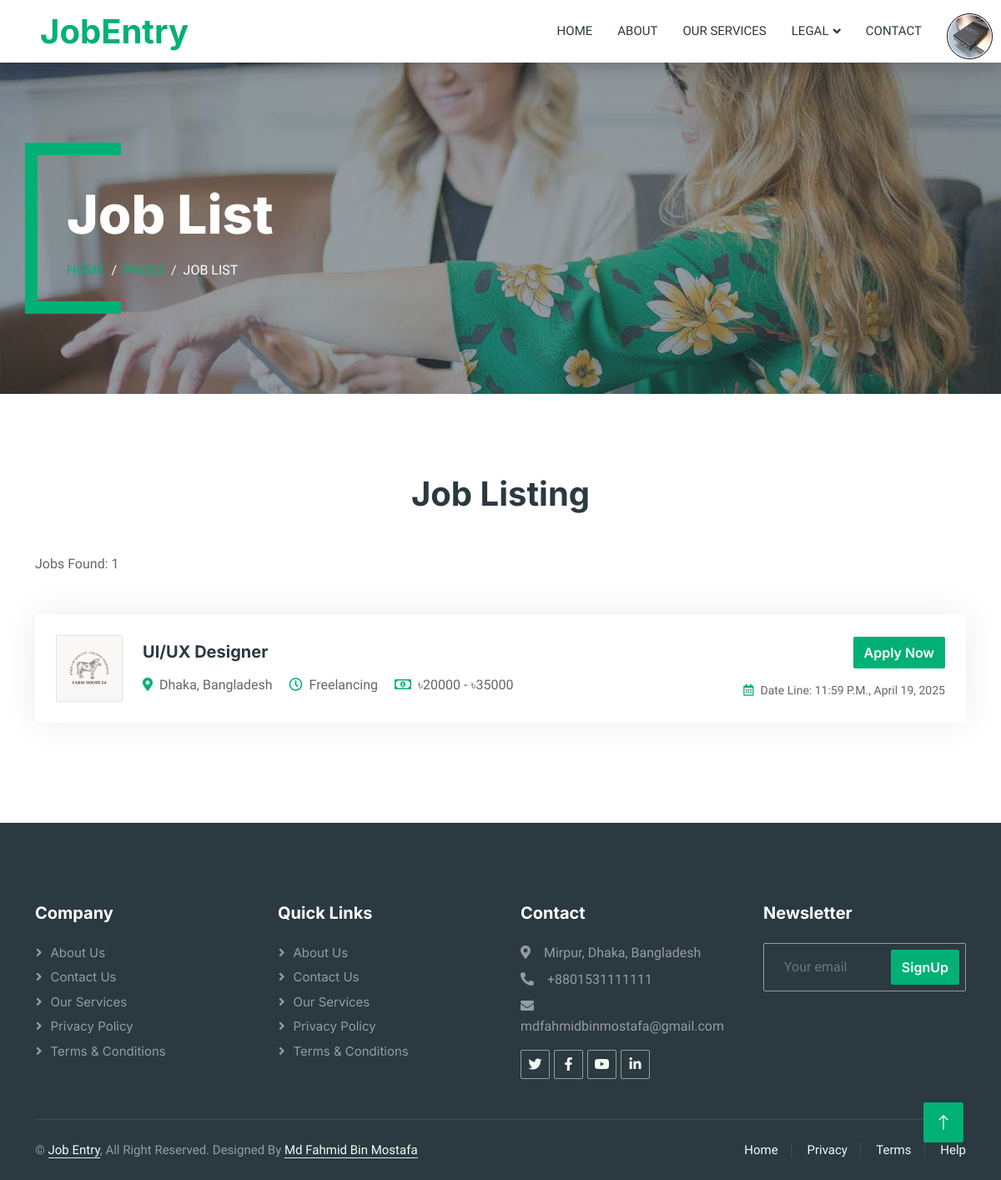
Screenshot of /get_job/design-creative (signed in) with the database file from the repository.
### jobapp/models.py (models this page shows, shortened)
class CustomUser(AbstractUser):
    USER = ((1, 'Recruiter'),
            (2, 'Applicant'))
    profile_pic = models.ImageField(upload_to='profile_pic', null=True)
    user_type = models.CharField(choices=USER, max_length=20, null=True)
    reset_token = models.CharField(max_length=100, null=True, blank=True)

class Job(models.Model):
    company_name = models.ForeignKey(Recuiter, on_delete=models.CASCADE)
    email = models.EmailField(null=True)
    description = CKEditor5Field(config_name='default')
    website = models.CharField(max_length=50, null=True, blank=True)
    position = models.CharField(max_length=100)
    slug = AutoSlugField(populate_from='position', unique=True)
    min_salary = models.IntegerField()
    max_salary = models.IntegerField()
    job_type = models.ForeignKey(Type, null=True, on_delete=models.CASCADE)
    category = models.ForeignKey(Category, on_delete=models.CASCADE, null=True)
    post_date = models.DateField(auto_now_add=True, null=True)
    post_time = models.TimeField(auto_now_add=True, null=True)
    apply_date = models.DateField(null=True)
    apply_time = models.TimeField(null=True)
    vacancy = models.IntegerField(null=True)
    responsibility = CKEditor5Field(config_name='default', null=True, blank=True)
    qualification = CKEditor5Field(config_name='default', null=True, blank=True)

class Recuiter(models.Model):
    user = models.OneToOneField(CustomUser, on_delete=models.CASCADE, null=True)
    first_name = models.CharField(max_length=50, null=True)
    last_name = models.CharField(max_length=50, null=True)
    state = models.CharField(max_length=50)
    country = models.CharField(max_length=50)
    company = models.CharField(max_length=50)
    logo = models.ImageField(upload_to='company_logo')

class Type(models.Model):
    job_type = models.CharField(max_length=50)
    def __str__(self):
        return self.job_type

### jobapp/views.py (the view)
# urls.py: path('get_job/<slug>', views.get_job, name='get_job'),
def get_job(request, slug):
    remain_date = None
    remain_time = ''
    job = Job.objects.filter(category__slug=slug)
    job_count = job.count()
    current_date = datetime.now().date()
    current_time = datetime.now().time()
    def convert_to_timedelta(time_value):
        return timedelta(hours=time_value.hour, minutes=time_value.minute, seconds=time_value.second)
    current_time_timedelta = convert_to_timedelta(current_time)
    for i in job:
        remain_date = i.apply_date - current_date
        apply_time_timedelta = convert_to_timedelta(i.apply_time)
        remain_time = apply_time_timedelta - current_time_timedelta
        if remain_date.days ==  0 and remain_time.total_seconds() < 0:
            i.delete()
    context = {
        'job': job,
        'job_count': job_count,
        'remain_date': remain_date,
        'remain_time': remain_time
    }
    return render(request, 'job-list.html', context)

### jobapp/views.py (called while the page is built)
def notification_processor(request):
    if request.user.is_authenticated:
        if request.user.user_type == '2':  # Applicant
            unread_count = Notification.objects.filter(user=request.user, is_read=False).count()
            return {'unread_notification_count': unread_count}
    return {'unread_notification_count': 0}

### templates/job-list.html (shortened to what this page needs)
{% extends 'base.html' %}
{% block content %}
{% load static %}
        <div class="container-xxl py-5 bg-dark page-header mb-5">
            <div class="container my-5 pt-5 pb-4">
                <h1 class="display-3 text-white mb-3 animated slideInDown">Job List</h1>
                <nav aria-label="breadcrumb">
                    <ol class="breadcrumb text-uppercase">
                        <li class="breadcrumb-item"><a href="#">Home</a></li>
                        <li class="breadcrumb-item"><a href="#">Pages</a></li>
                        <li class="breadcrumb-item text-white active" aria-current="page">Job List</li>
                    </ol>
                </nav>
            </div>
        </div>
        <div class="container-xxl py-5">
            <div class="container">
                <h1 class="text-center mb-5">Job Listing</h1>
                <p class="text-left mb-5">Jobs Found: {{job_count}} </p>
                        {% for job in job %}
                            <div class="job-item p-4 mb-4">
                                <div class="row g-4">
                                    <div class="col-sm-12 col-md-8 d-flex align-items-center">
                                        <img class="flex-shrink-0 img-fluid border rounded" src="{{job.company_name.logo.url}}" alt="" style="width: 80px; height: 80px;">
                                        <div class="text-start ps-4">
                                            <h5 class="mb-3">{{job.position}}</h5>
                                            <span class="text-truncate me-3"><i class="fa fa-map-marker-alt text-primary me-2"></i>{{job.company_name.state}}, {{job.company_name.country}}</span>
                                            <span class="text-truncate me-3"><i class="far fa-clock text-primary me-2"></i>{{job.job_type}}</span>
                                            <span class="text-truncate me-0"><i class="far fa-money-bill-alt text-primary me-2"></i>৳{{job.min_salary}} - ৳{{job.max_salary}}</span>
                                        </div>
                                    </div>
                                    <div class="col-sm-12 col-md-4 d-flex flex-column align-items-start align-items-md-end justify-content-center">
                                        <div class="d-flex mb-3">
                                            <a class="btn btn-primary" href="{% url 'job_details' job.slug %}">Apply Now</a>
                                        </div>
                                        <small class="text-truncate"><i class="far fa-calendar-alt text-primary me-2"></i>Date Line: <span style="text-transform: uppercase;">{{job.apply_time}}, </span>{{job.apply_date}}</small>
                                    </div>
                                </div>
                            </div>
                        {% endfor %}
            </div>
        </div>
{% endblock %}

### templates/navbar.html (shortened to what this page needs)
{% load static %}
<nav class="navbar navbar-expand-lg bg-white navbar-light shadow sticky-top p-0">
    <a href="{% url 'index' %}" class="navbar-brand d-flex align-items-center text-center py-0 px-4 px-lg-5">
        <h1 class="m-0 text-primary">JobEntry</h1>
    </a>
    <div class="collapse navbar-collapse" id="navbarCollapse">
        <div class="navbar-nav ms-auto p-4 p-lg-0">
            <a href="{% url 'index' %}" class="nav-item nav-link {% if request.resolver_match.url_name == 'index' %}active{% endif %}">Home</a>
            <a href="{% url 'about' %}" class="nav-item nav-link {% if request.resolver_match.url_name == 'about' %}active{% endif %}">About</a>
            <a href="{% url 'our_services' %}" class="nav-item nav-link {% if request.resolver_match.url_name == 'our_services' %}active{% endif %}">Our Services</a>
            <div class="nav-item dropdown">
                <a href="#" class="nav-link dropdown-toggle {% if request.resolver_match.url_name in 'privacy_policy terms_conditions' %}active{% endif %}" data-bs-toggle="dropdown">Legal</a>
            </div>
            <a href="{% url 'contact' %}" class="nav-item nav-link {% if request.resolver_match.url_name == 'contact' %}active{% endif %}">Contact</a>
            {% if request.user.is_authenticated %}
                <div class="action position-relative">
                    <div class="profile d-flex align-items-center" onclick="menuToggle();" style="border: 1px solid black; margin-right: 10px; margin-top: 15px;">
                        {% if request.user.user_type == '1' %}
                            {% with recruiter=request.user.recuiter %}
                                {% if recruiter.logo %}
                                    <img src="{{ recruiter.logo.url }}" alt="Company Logo" class="rounded-circle border profile-img">
                                {% else %}
                                    <img src="{% static 'assets/img/default-company-logo.png' %}" alt="Company Logo" class="rounded-circle border profile-img">
                                {% endif %}
                            {% endwith %}
                        {% else %}
                            {% if request.user.profile_pic %}
                                <img src="{{ request.user.profile_pic.url }}" alt="Applicant Image" class="rounded-circle border profile-img">
                            {% else %}
                                <img src="{% static 'assets/img/default-profile.png' %}" alt="Applicant Image" class="rounded-circle border profile-img">
                            {% endif %}
                        {% endif %}
                    </div>
                </div>
            {% else %}
                <a href="{% url 'login' %}" class="nav-item nav-link {% if request.resolver_match.url_name == 'login' %}active{% endif %}">Login/Signup</a>
            {% endif %}
        </div>
    </div>
</nav>

### static/css/style.css (style rules this page uses)
:root { --primary: #00B074; --secondary: #2B9BFF; --light: #EFFDF5; --dark: #2B3940; }
.btn { font-family: 'Inter', sans-serif; font-weight: 600; transition: .5s; }
.btn.btn-primary, .btn.btn-secondary { color: #FFFFFF; }
.navbar .dropdown-toggle::after { border: none; content: "\f107"; font-family: "Font Awesome 5 Free"; font-weight: 900; vertical-align: middle; margin-left: 5px; transition: .5s; }
.navbar-dark .navbar-nav .nav-link, .navbar-light .navbar-nav .nav-link { margin-right: 30px; padding: 25px 0; color: #FFFFFF; font-size: 15px; text-transform: uppercase; outline: none; }
.navbar-light .navbar-brand, .navbar-light a.btn { height: 75px; }
.navbar-light .navbar-nav .nav-link { color: var(--dark); font-weight: 500; }
.navbar-light.sticky-top { top: -100px; transition: .5s; }
.header-carousel .container, .page-header .container { position: relative; padding: 45px 0 45px 35px; border-left: 15px solid var(--primary); }
.header-carousel .container::before, .header-carousel .container::after, .page-header .container::before, .page-header .container::after { position: absolute; content: ""; top: 0; left: 0; width: 100px; height: 15px; background: var(--primary); }
.header-carousel .container::after, .page-header .container::after { top: 100%; margin-top: -15px; }
.page-header { background: linear-gradient(rgba(43, 57, 64, .5), rgba(43, 57, 64, .5)), url(../img/carousel-1.jpg) center center no-repeat; background-size: cover; }
.breadcrumb-item + .breadcrumb-item::before { color: var(--light); }
.job-item { border: 1px solid transparent; border-radius: 2px; box-shadow: 0 0 45px rgba(0, 0, 0, .08); transition: .5s; }
.action .profile { position: relative; width: 55px; height: 55px; border-radius: 50%; overflow: hidden; cursor: pointer; }
.action .profile img { position: absolute; top: 0; left: 0; width: 100%; height: 100%; object-fit: cover; }

### rows the page displays
CustomUser: user.profile_pic (picture)
Job: company_name.logo (picture), position "UI/UX Designer", company_name.state "Dhaka", company_name.country "Bangladesh", job_type "Freelancing", min_salary "20000", max_salary "35000", apply_time "11:59 P.M.", apply_date "April 19, 2025"

### other values shown
{{ job_count }} "1"
